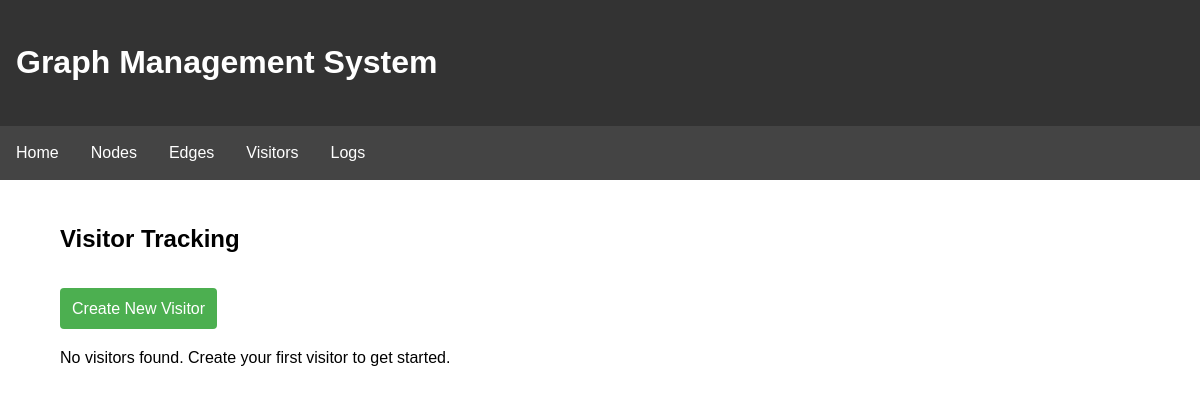
The app's page /visitors, older data.
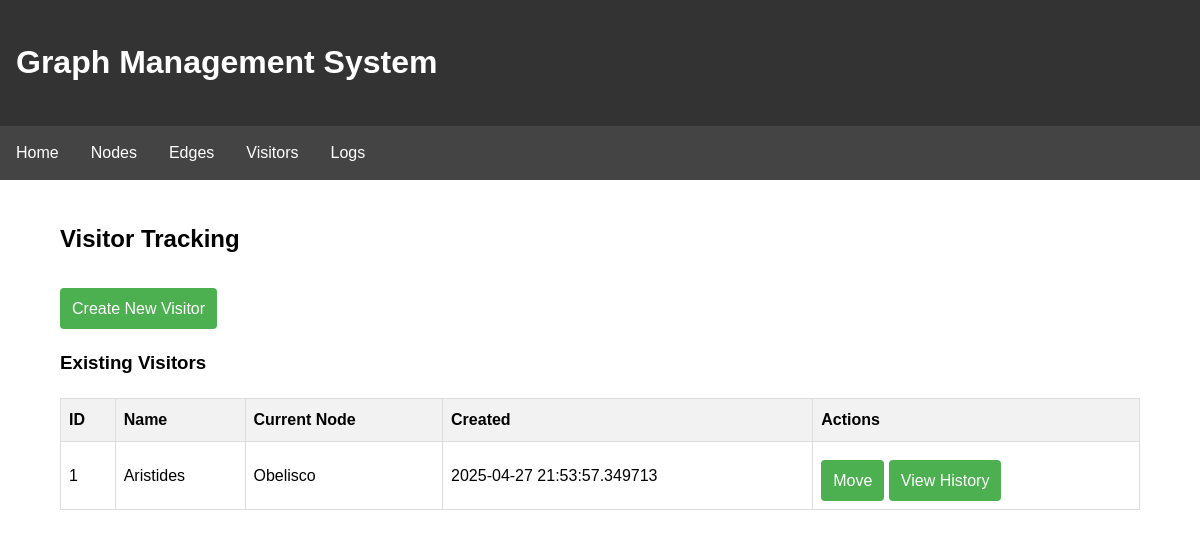
The same page, newer data.
### src/backend/models.py (models this page shows, shortened)
class Visitor(db.Model):
    __tablename__ = 'visitors'
    id = db.Column(db.Integer, primary_key=True)
    name = db.Column(db.String(100), nullable=False)
    current_node_id = db.Column(db.Integer, db.ForeignKey('nodes.id'), nullable=False)
    created_at = db.Column(db.DateTime, default=datetime.utcnow)
    updated_at = db.Column(db.DateTime, default=datetime.utcnow, onupdate=datetime.utcnow)
    movement_history = db.relationship('VisitorMovement', backref='visitor', cascade='all, delete-orphan')

class Node(db.Model):
    __tablename__ = 'nodes'
    id = db.Column(db.Integer, primary_key=True)
    name = db.Column(db.String(100), nullable=False, unique=True)
    description = db.Column(db.Text, nullable=True)
    created_at = db.Column(db.DateTime, default=datetime.utcnow)
    updated_at = db.Column(db.DateTime, default=datetime.utcnow, onupdate=datetime.utcnow)
    outgoing_edges = db.relationship('Edge', backref='source', foreign_keys='Edge.source_id', cascade='all, delete-orphan')
    incoming_edges = db.relationship('Edge', backref='target', foreign_keys='Edge.target_id', cascade='all, delete-orphan')
    visitors = db.relationship('Visitor', backref='current_node', cascade='all, delete-orphan')

### src/integrated_app.py (the view)
@app.route('/visitors')
def visitors_page():
    visitors = Visitor.query.all()
    return render_template('visitors.html', visitors=visitors)

### src/templates/visitors.html (shortened to what this page needs)
{% extends "base.html" %}
{% block content %}
    <h2>Visitor Tracking</h2>
    <a href="/visitors/new" class="btn">Create New Visitor</a>
    {% if visitors %}
        <h3>Existing Visitors</h3>
        <table>
            <thead>
                <tr>
                    <th>ID</th>
                    <th>Name</th>
                    <th>Current Node</th>
                    <th>Created</th>
                    <th>Actions</th>
                </tr>
            </thead>
            <tbody>
                {% for visitor in visitors %}
                <tr>
                    <td>{{ visitor.id }}</td>
                    <td>{{ visitor.name }}</td>
                    <td>{{ visitor.current_node.name }}</td>
                    <td>{{ visitor.created_at }}</td>
                    <td>
                        <a href="/visitors/{{ visitor.id }}/move" class="btn">Move</a>
                        <a href="/visitors/{{ visitor.id }}/history" class="btn">View History</a>
                    </td>
                </tr>
                {% endfor %}
            </tbody>
        </table>
    {% else %}
        <p>No visitors found. Create your first visitor to get started.</p>
    {% endif %}
{% endblock %}

Row changes from the older to the newer data that the page shows:
added Visitor: id "1", name "Aristides", current_node.name "Obelisco", created_at "2025-04-27 21:53:57.349713"
Text that changed along with them:
text no longer shown: "No visitors found. Create your first visitor to get started."
text now shown: "Existing Visitors ID Name Current Node Created Actions"
